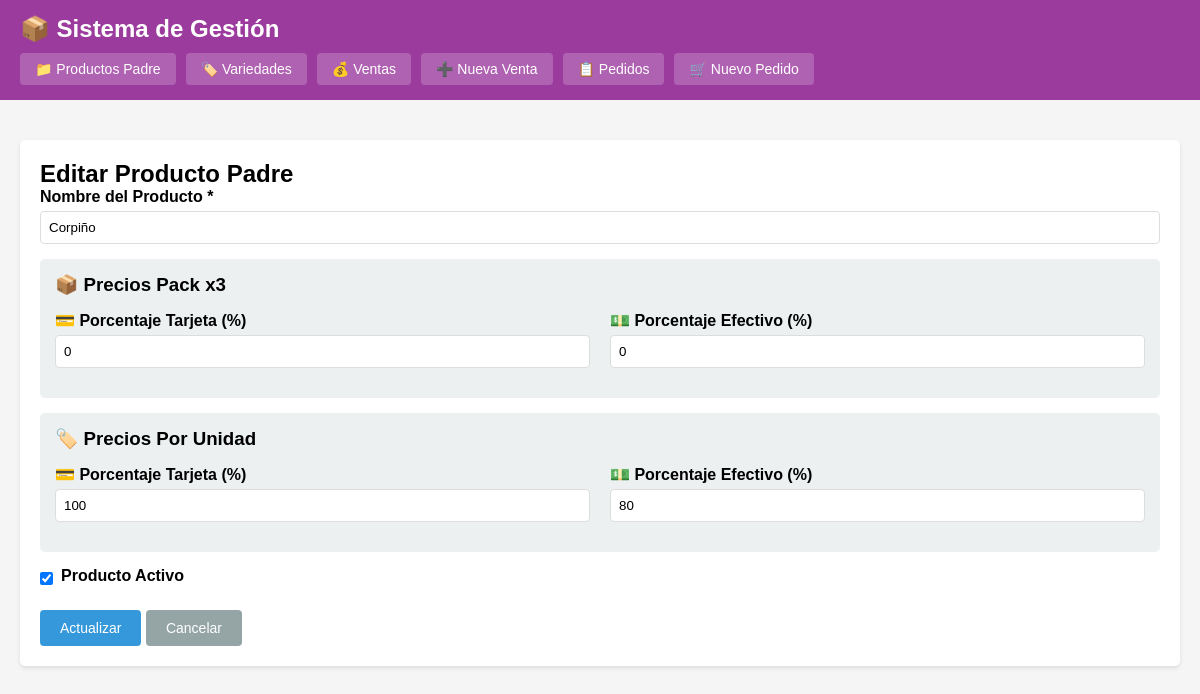
Before: /index.php?c=productoPadre&a=editar&id=9 with the older database file.
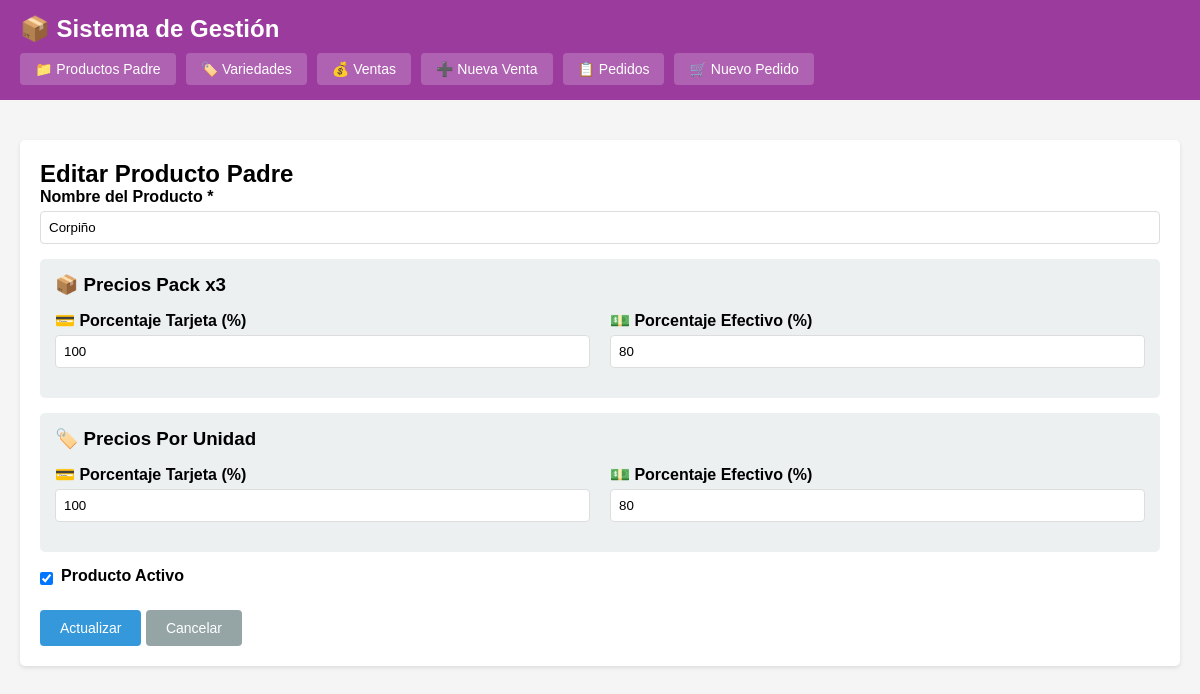
After: the same page with the newer database file.
### tables this page shows
CREATE TABLE productos_padre (
            id INTEGER PRIMARY KEY AUTOINCREMENT,
            nombre VARCHAR(200) NOT NULL,
            porcentaje_pack3_tarjeta DECIMAL(5,2) DEFAULT 100,
            porcentaje_pack3_efectivo DECIMAL(5,2) DEFAULT 80,
            porcentaje_unidad_tarjeta DECIMAL(5,2) DEFAULT 100,
            porcentaje_unidad_efectivo DECIMAL(5,2) DEFAULT 80,
            activo INTEGER DEFAULT 1,
            fecha_creacion DATETIME DEFAULT CURRENT_TIMESTAMP
        );

### controllers/ProductoPadreController.php (called while the page is built, shortened)
<?php
class ProductoPadreController {
    private $productoPadreModel;
    public function __construct() {
        $this->productoPadreModel = new ProductoPadre();
    }
    public function editar($id) {
        $producto = $this->productoPadreModel->getById($id);
        $this->render('productos_padre/editar', ['producto' => $producto]);
    }
    private function render($view, $data = []) {
        extract($data);
        require BASE_PATH . '/views/' . $view . '.php';
        require BASE_PATH . '/views/layout.php';
    }
}
?>

### config/database.php (called while the page is built, shortened)
<?php
class Database {
    private static $instance = null;
    private $conn;
    private function __construct() {
        try {
            $this->conn = new PDO('sqlite:' . DB_PATH);
            $this->conn->setAttribute(PDO::ATTR_ERRMODE, PDO::ERRMODE_EXCEPTION);
            $this->conn->setAttribute(PDO::ATTR_DEFAULT_FETCH_MODE, PDO::FETCH_ASSOC);
        } catch(PDOException $e) {
            die("Error de conexión: " . $e->getMessage());
        }
    }
    public static function getInstance() {
        if (self::$instance === null) {
            self::$instance = new self();
        }
        return self::$instance;
    }
    public function getConnection() {
        return $this->conn;
    }
}
?>

### models/ProductoPadre.php (called while the page is built, shortened)
<?php
class ProductoPadre {
    private $db;
    public function __construct() {
        $this->db = Database::getInstance()->getConnection();
    }
    public function getById($id) {
        $stmt = $this->db->prepare("SELECT * FROM productos_padre WHERE id = ?");
        $stmt->execute([$id]);
        return $stmt->fetch();
    }
}
?>

### views/productos_padre/editar.php (the view)
<h2>Editar Producto Padre</h2>
<form method="POST" action="index.php?c=productoPadre&a=editar&id=<?= $producto['id'] ?>">
    <div class="form-group">
        <label for="nombre">Nombre del Producto *</label>
        <input type="text" id="nombre" name="nombre" required value="<?= htmlspecialchars($producto['nombre']) ?>">
    </div>
    <div class="card">
        <h3 style="margin-bottom: 15px;">📦 Precios Pack x3</h3>
        <div class="grid-2">
            <div class="form-group">
                <label for="porcentaje_pack3_tarjeta">💳 Porcentaje Tarjeta (%)</label>
                <input type="number" id="porcentaje_pack3_tarjeta" name="porcentaje_pack3_tarjeta" step="0.01" min="0" value="<?= $producto['porcentaje_pack3_tarjeta'] ?>">
            </div>
            <div class="form-group">
                <label for="porcentaje_pack3_efectivo">💵 Porcentaje Efectivo (%)</label>
                <input type="number" id="porcentaje_pack3_efectivo" name="porcentaje_pack3_efectivo" step="0.01" min="0" value="<?= $producto['porcentaje_pack3_efectivo'] ?>">
            </div>
        </div>
    </div>
    <div class="card">
        <h3 style="margin-bottom: 15px;">🏷️ Precios Por Unidad</h3>
        <div class="grid-2">
            <div class="form-group">
                <label for="porcentaje_unidad_tarjeta">💳 Porcentaje Tarjeta (%)</label>
                <input type="number" id="porcentaje_unidad_tarjeta" name="porcentaje_unidad_tarjeta" step="0.01" min="0" value="<?= $producto['porcentaje_unidad_tarjeta'] ?>">
            </div>
            <div class="form-group">
                <label for="porcentaje_unidad_efectivo">💵 Porcentaje Efectivo (%)</label>
                <input type="number" id="porcentaje_unidad_efectivo" name="porcentaje_unidad_efectivo" step="0.01" min="0" value="<?= $producto['porcentaje_unidad_efectivo'] ?>">
            </div>
        </div>
    </div>
    <div class="form-group checkbox-group">
        <input type="checkbox" id="activo" name="activo" <?= $producto['activo'] ? 'checked' : '' ?>>
        <label for="activo">Producto Activo</label>
    </div>
    <div class="form-actions">
        <button type="submit" class="btn btn-primary">Actualizar</button>
        <a href="index.php?c=productoPadre&a=index" class="btn btn-secondary">Cancelar</a>
    </div>
</form>

Changed rows visible on the page:
changed productos_padre "Corpiño": porcentaje_pack3_tarjeta "0" → "100"; porcentaje_pack3_efectivo "0" → "80"
